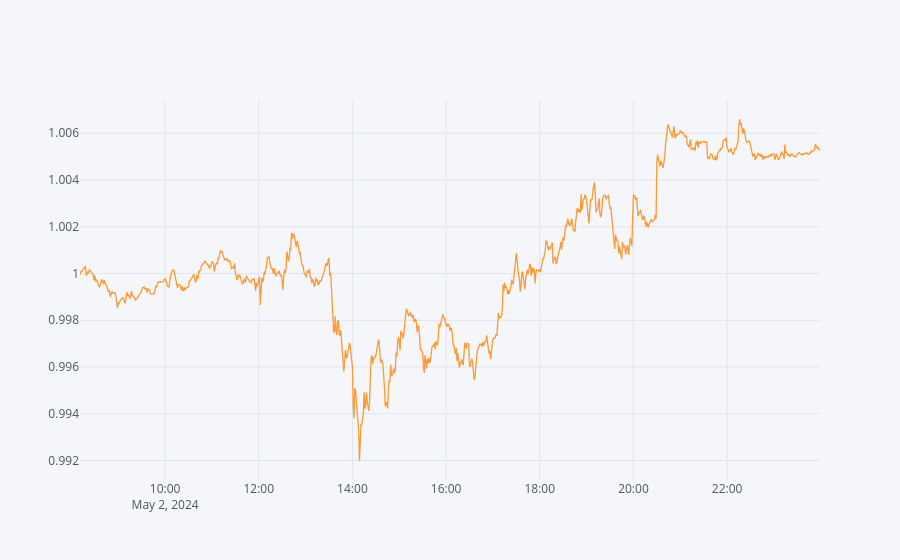
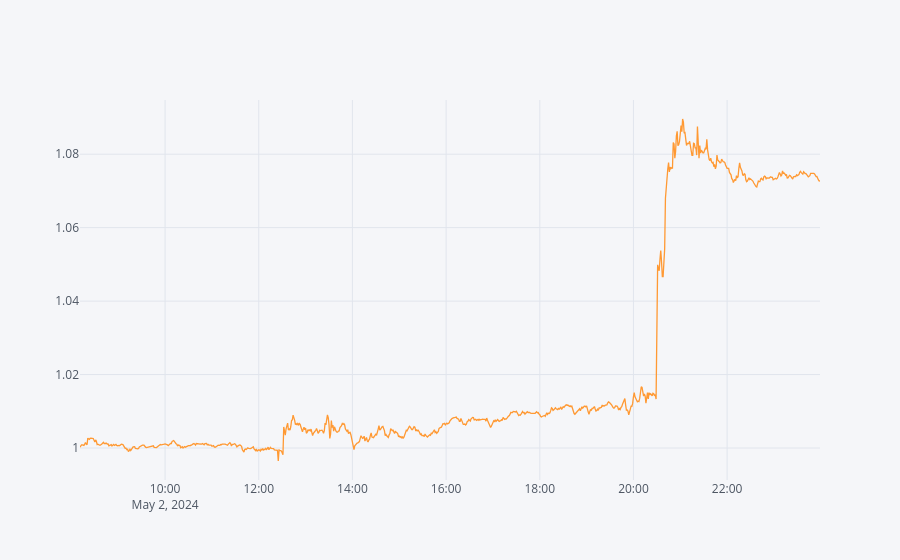
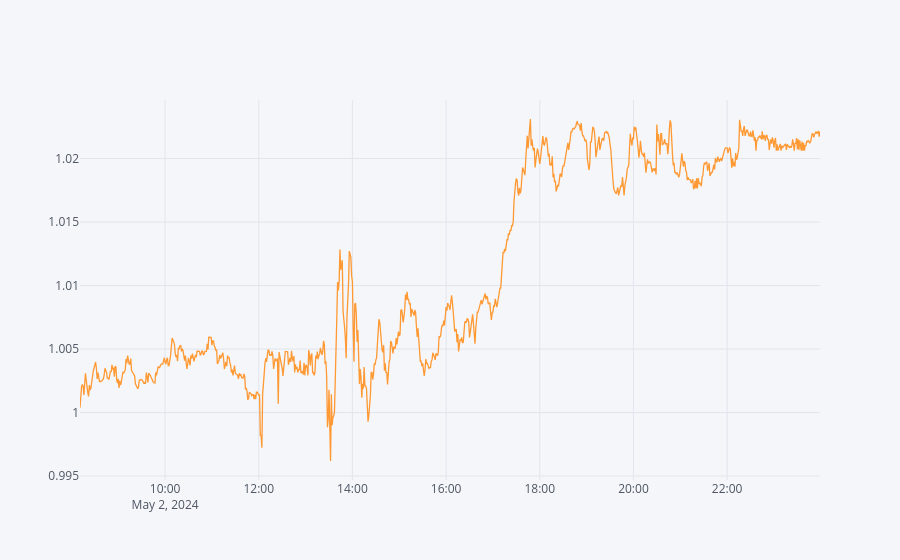

These figures' notebook cell, in order:
### Markdown cell above
Roughly speaking, the **green part is taken for training**, the **red part for testing**.

### Code cell
for ric in rics:
    dfs[ric][[ric, 'out_of_sample']].dropna(axis=1).cumsum().apply(np.exp).iplot()

### Figure 1 — Plotly figure (JSON) as saved in the notebook; plotly's stock layout.template omitted (floating-point values rounded to 4 significant figures; data arrays with more than 128 entries replaced by an {"elided": "..."} marker saying what was removed)
{"data": [{"line": {"color": "rgba(255, 153, 51, 1.0)", "dash": "solid", "shape": "linear", "width": 1.3}, "mode": "lines", "name": "SPY", "text": "", "type": "scatter", "x": {"elided": "924 str values"}, "y": {"elided": "924 float values"}}], "layout": {"legend": {"bgcolor": "#F5F6F9", "font": {"color": "#4D5663"}}, "paper_bgcolor": "#F5F6F9", "plot_bgcolor": "#F5F6F9", "title": {"font": {"color": "#4D5663"}}, "xaxis": {"gridcolor": "#E1E5ED", "showgrid": true, "tickfont": {"color": "#4D5663"}, "title": {"font": {"color": "#4D5663"}, "text": ""}, "zerolinecolor": "#E1E5ED"}, "yaxis": {"gridcolor": "#E1E5ED", "showgrid": true, "tickfont": {"color": "#4D5663"}, "title": {"font": {"color": "#4D5663"}, "text": ""}, "zerolinecolor": "#E1E5ED"}}}

### Figure 2 — Plotly figure (JSON) as saved in the notebook; plotly's stock layout.template omitted (floating-point values rounded to 4 significant figures; data arrays with more than 128 entries replaced by an {"elided": "..."} marker saying what was removed)
{"data": [{"line": {"color": "rgba(255, 153, 51, 1.0)", "dash": "solid", "shape": "linear", "width": 1.3}, "mode": "lines", "name": "AAPL.O", "text": "", "type": "scatter", "x": {"elided": "924 str values"}, "y": {"elided": "924 float values"}}], "layout": {"legend": {"bgcolor": "#F5F6F9", "font": {"color": "#4D5663"}}, "paper_bgcolor": "#F5F6F9", "plot_bgcolor": "#F5F6F9", "title": {"font": {"color": "#4D5663"}}, "xaxis": {"gridcolor": "#E1E5ED", "showgrid": true, "tickfont": {"color": "#4D5663"}, "title": {"font": {"color": "#4D5663"}, "text": ""}, "zerolinecolor": "#E1E5ED"}, "yaxis": {"gridcolor": "#E1E5ED", "showgrid": true, "tickfont": {"color": "#4D5663"}, "title": {"font": {"color": "#4D5663"}, "text": ""}, "zerolinecolor": "#E1E5ED"}}}

### Figure 3 — Plotly figure (JSON) as saved in the notebook; plotly's stock layout.template omitted (floating-point values rounded to 4 significant figures; data arrays with more than 128 entries replaced by an {"elided": "..."} marker saying what was removed)
{"data": [{"line": {"color": "rgba(255, 153, 51, 1.0)", "dash": "solid", "shape": "linear", "width": 1.3}, "mode": "lines", "name": "AMZN.O", "text": "", "type": "scatter", "x": {"elided": "924 str values"}, "y": {"elided": "924 float values"}}], "layout": {"legend": {"bgcolor": "#F5F6F9", "font": {"color": "#4D5663"}}, "paper_bgcolor": "#F5F6F9", "plot_bgcolor": "#F5F6F9", "title": {"font": {"color": "#4D5663"}}, "xaxis": {"gridcolor": "#E1E5ED", "showgrid": true, "tickfont": {"color": "#4D5663"}, "title": {"font": {"color": "#4D5663"}, "text": ""}, "zerolinecolor": "#E1E5ED"}, "yaxis": {"gridcolor": "#E1E5ED", "showgrid": true, "tickfont": {"color": "#4D5663"}, "title": {"font": {"color": "#4D5663"}, "text": ""}, "zerolinecolor": "#E1E5ED"}}}
